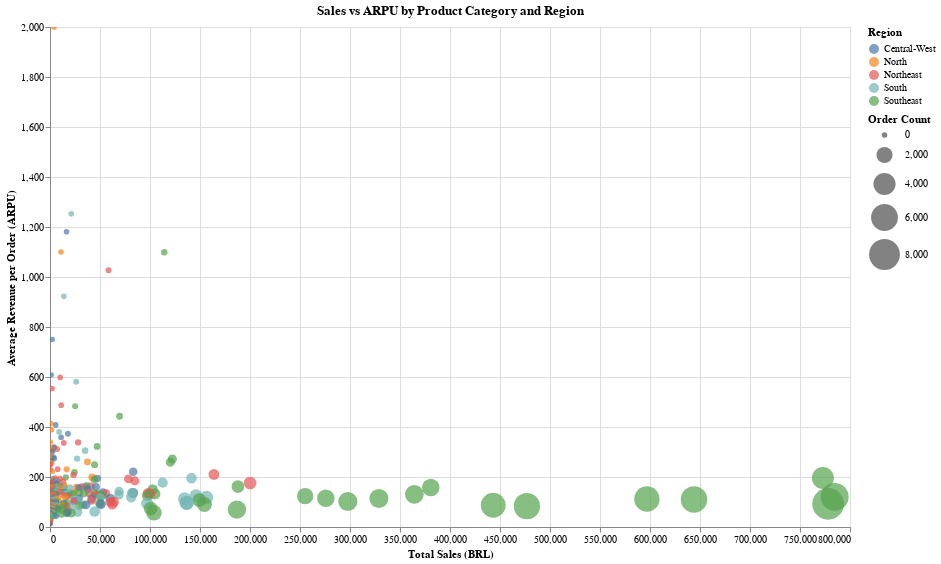

The notebook cell saved with this chart:
### Markdown cell above
## Which regions have the highest sales and in what categories?

### Code cell
# ARPU and total sales by Region and Product Category

sales_by_region = views.get_revenue_ARPU_by_region(df_customer, 
                                                    df_order, 
                                                    df_geo,
                                                    df_order_item, 
                                                    df_product)

charts.revenue_ARPU_by_region_and_product_category_chart(sales_by_region)

### Figure 1 — Vega specification as saved in the notebook (floating-point values rounded to 4 significant figures; data arrays with more than 128 entries replaced by an {"elided": "..."} marker saying what was removed)
{"$schema": "https://vega.github.io/schema/vega/v5.json", "data": [{"name": "param_1_store"}, {"name": "source_0", "values": {"elided": "334 records"}}, {"name": "source_0_x_domain_Sales", "values": [{"min": 12.9, "max": 784700.0}]}, {"name": "source_0_y_domain_ARPU", "values": [{"min": 12.9, "max": 1999.0}]}, {"name": "source_0_color_domain_geolocation_region", "values": [{"geolocation_region": "North"}, {"geolocation_region": "South"}, {"geolocation_region": "Central-West"}, {"geolocation_region": "Southeast"}, {"geolocation_region": "Northeast"}]}, {"name": "source_0_size_domain_Orders", "values": [{"min": 1, "max": 8430}]}], "signals": [{"name": "unit", "value": {}, "on": [{"events": "pointermove", "update": "isTuple(group()) ? group() : unit"}]}, {"name": "param_1", "update": "vlSelectionResolve(\"param_1_store\", \"union\")"}, {"name": "param_1_Sales", "on": [{"events": [{"source": "view", "type": "dblclick"}], "update": "null"}, {"events": {"signal": "param_1_translate_delta"}, "update": "panLinear(param_1_translate_anchor.extent_x, -param_1_translate_delta.x / width)"}, {"events": {"signal": "param_1_zoom_delta"}, "update": "zoomLinear(domain(\"x\"), param_1_zoom_anchor.x, param_1_zoom_delta)"}]}, {"name": "param_1_ARPU", "on": [{"events": [{"source": "view", "type": "dblclick"}], "update": "null"}, {"events": {"signal": "param_1_translate_delta"}, "update": "panLinear(param_1_translate_anchor.extent_y, param_1_translate_delta.y / height)"}, {"events": {"signal": "param_1_zoom_delta"}, "update": "zoomLinear(domain(\"y\"), param_1_zoom_anchor.y, param_1_zoom_delta)"}]}, {"name": "param_1_tuple", "on": [{"events": [{"signal": "param_1_Sales || param_1_ARPU"}], "update": "param_1_Sales && param_1_ARPU ? {unit: \"\", fields: param_1_tuple_fields, values: [param_1_Sales,param_1_ARPU]} : null"}]}, {"name": "param_1_tuple_fields", "value": [{"field": "Sales", "channel": "x", "type": "R"}, {"field": "ARPU", "channel": "y", "type": "R"}]}, {"name": "param_1_translate_anchor", "value": {}, "on": [{"events": [{"source": "scope", "type": "pointerdown"}], "update": "{x: x(unit), y: y(unit), extent_x: domain(\"x\"), extent_y: domain(\"y\")}"}]}, {"name": "param_1_translate_delta", "value": {}, "on": [{"events": [{"source": "window", "between": [{"source": "scope", "type": "pointerdown"}, {"source": "window", "type": "pointerup"}], "type": "pointermove", "consume": true}], "update": "{x: param_1_translate_anchor.x - x(unit), y: param_1_translate_anchor.y - y(unit)}"}]}, {"name": "param_1_zoom_anchor", "on": [{"events": [{"source": "scope", "consume": true, "type": "wheel"}], "update": "{x: invert(\"x\", x(unit)), y: invert(\"y\", y(unit))}"}]}, {"name": "param_1_zoom_delta", "on": [{"events": [{"source": "scope", "type": "wheel", "consume": true}], "update": "pow(1.001, event.deltaY * pow(16, event.deltaMode))", "force": true}]}, {"name": "param_1_modify", "on": [{"events": {"signal": "param_1_tuple"}, "update": "modify(\"param_1_store\", param_1_tuple, true)"}]}], "marks": [{"type": "symbol", "name": "marks", "from": {"data": "source_0"}, "encode": {"update": {"y": {"field": "ARPU", "scale": "y"}, "size": {"field": "Orders", "scale": "size"}, "shape": {"value": "circle"}, "fill": {"field": "geolocation_region", "scale": "color"}, "tooltip": {"signal": "{\"Product Category\": isValid(datum[\"Product Category\"]) ? datum[\"Product Category\"] : \"\"+datum[\"Product Category\"], \"geolocation_region\": isValid(datum[\"geolocation_region\"]) ? datum[\"geolocation_region\"] : \"\"+datum[\"geolocation_region\"], \"Sales\": format(datum[\"Sales\"], \"\"), \"ARPU\": format(datum[\"ARPU\"], \"\"), \"Orders\": format(datum[\"Orders\"], \"\")}"}, "x": {"field": "Sales", "scale": "x"}, "opacity": {"value": 0.7}}}, "style": ["circle"], "interactive": true, "clip": true}], "scales": [{"name": "x", "type": "linear", "domain": [{"signal": "(data(\"source_0_x_domain_Sales\")[0] || {}).min"}, {"signal": "(data(\"source_0_x_domain_Sales\")[0] || {}).max"}], "range": [0, {"signal": "width"}], "domainRaw": {"signal": "param_1[\"Sales\"]"}, "zero": true, "nice": true}, {"name": "y", "type": "linear", "domain": [{"signal": "(data(\"source_0_y_domain_ARPU\")[0] || {}).min"}, {"signal": "(data(\"source_0_y_domain_ARPU\")[0] || {}).max"}], "range": [{"signal": "height"}, 0], "domainRaw": {"signal": "param_1[\"ARPU\"]"}, "zero": true, "nice": true}, {"name": "color", "type": "ordinal", "domain": {"data": "source_0_color_domain_geolocation_region", "field": "geolocation_region", "sort": true}, "range": "category"}, {"name": "size", "type": "linear", "domain": [{"signal": "(data(\"source_0_size_domain_Orders\")[0] || {}).min"}, {"signal": "(data(\"source_0_size_domain_Orders\")[0] || {}).max"}], "range": [30, 1000], "zero": true}], "axes": [{"scale": "x", "labels": false, "maxExtent": 0, "minExtent": 0, "ticks": false, "zindex": 0, "orient": "bottom", "grid": true, "gridScale": "y", "tickCount": {"signal": "ceil(width/40)"}, "domain": false, "aria": false}, {"scale": "y", "minExtent": 0, "zindex": 0, "gridScale": "x", "aria": false, "orient": "left", "ticks": false, "domain": false, "tickCount": {"signal": "ceil(height/40)"}, "labels": false, "maxExtent": 0, "grid": true}, {"scale": "x", "tickCount": {"signal": "ceil(width/40)"}, "grid": false, "title": "Total Sales (BRL)", "orient": "bottom", "zindex": 0, "labelFlush": true, "labelOverlap": true}, {"scale": "y", "tickCount": {"signal": "ceil(height/40)"}, "zindex": 0, "title": "Average Revenue per Order (ARPU)", "orient": "left", "grid": false, "labelOverlap": true}], "title": {"text": "Sales vs ARPU by Product Category and Region", "frame": "group"}, "legends": [{"title": "Region", "fill": "color", "symbolType": "circle", "encode": {"symbols": {"update": {"opacity": {"value": 0.7}}}}}, {"title": "Order Count", "size": "size", "symbolType": "circle", "encode": {"symbols": {"update": {"fill": {"value": "black"}, "fillOpacity": {"value": 0.7}, "opacity": {"value": 0.7}, "stroke": {"value": "transparent"}}}}}], "padding": 5, "width": 800, "style": "cell", "background": "white", "height": 500}
